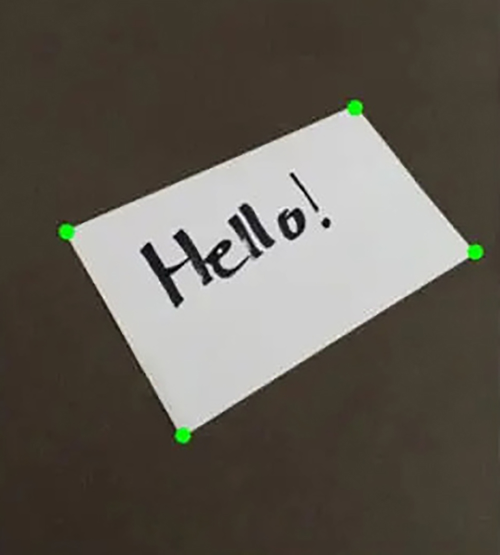
#> input picture image.jpg, 1000 x 1109 px (shown at 1/2 size)
$ python transform_example.py
#> lines starting #> are read from the running program, lines starting #| are printed output that depends on the picture
### fourpointtransform.py
from transform import order_points
import numpy as np
import cv2
def four_point_transform(image, pts):
	# obtain a consistent order of the points and unpack them
	# individually
	rect = order_points(pts)
	(tl, tr, br, bl) = rect
	# compute the width of the new image, which will be the
	# maximum distance between bottom-right and bottom-left
	# x-coordiates or the top-right and top-left x-coordinates
	widthA = np.sqrt(((br[0] - bl[0]) ** 2) + ((br[1] - bl[1]) ** 2))
	widthB = np.sqrt(((tr[0] - tl[0]) ** 2) + ((tr[1] - tl[1]) ** 2))
	maxWidth = max(int(widthA), int(widthB))
	# compute the height of the new image, which will be the
	# maximum distance between the top-right and bottom-right
	# y-coordinates or the top-left and bottom-left y-coordinates
	heightA = np.sqrt(((tr[0] - br[0]) ** 2) + ((tr[1] - br[1]) ** 2))
	heightB = np.sqrt(((tl[0] - bl[0]) ** 2) + ((tl[1] - bl[1]) ** 2))
	maxHeight = max(int(heightA), int(heightB))
	# now that we have the dimensions of the new image, construct
	# the set of destination points to obtain a "birds eye view",
	# (i.e. top-down view) of the image, again specifying points
	# in the top-left, top-right, bottom-right, and bottom-left
	# order
	dst = np.array([
		[0, 0],
		[maxWidth - 1, 0],
		[maxWidth - 1, maxHeight - 1],
		[0, maxHeight - 1]], dtype = "float32")
	# compute the perspective transform matrix and then apply it
	M = cv2.getPerspectiveTransform(rect, dst)
	warped = cv2.warpPerspective(image, M, (maxWidth, maxHeight))
	# return the warped image
	return warped

### transform.py
# import the necessary packages
import numpy as np
import cv2
def order_points(pts):
	# initialzie a list of coordinates that will be ordered
	# such that the first entry in the list is the top-left,
	# the second entry is the top-right, the third is the
	# bottom-right, and the fourth is the bottom-left
	rect = np.zeros((4, 2), dtype = "float32")
	# the top-left point will have the smallest sum, whereas
	# the bottom-right point will have the largest sum
	s = pts.sum(axis = 1)
	rect[0] = pts[np.argmin(s)]
	rect[2] = pts[np.argmax(s)]
	# now, compute the difference between the points, the
	# top-right point will have the smallest difference,
	# whereas the bottom-left will have the largest difference
	diff = np.diff(pts, axis = 1)
	rect[1] = pts[np.argmin(diff)]
	rect[3] = pts[np.argmax(diff)]
	# return the ordered coordinates

	return rect

### transform_example.py
import cv2
import numpy as np
from fourpointtransform import four_point_transform

# Define the four points
points = [(120, 460), (710, 220), (950, 500), (360, 820)]

# Convert the points to a NumPy array
pts = np.array(points, dtype="float32")

# Reshape the points to be a list of (x, y) pairs
pts = pts.reshape(-1, 2)

# Load the image
image = cv2.imread("image.jpg")
#> image is the input picture: shape (1109, 1000, 3); mean B, G, R 82.8, 91.7, 97

# Apply the four-point transform to obtain a "bird's-eye view" of the image
warped = four_point_transform(image, pts)
#> in four_point_transform, `warped = cv2.warpPerspective(image, M, (maxWidth, maxHeight))`:
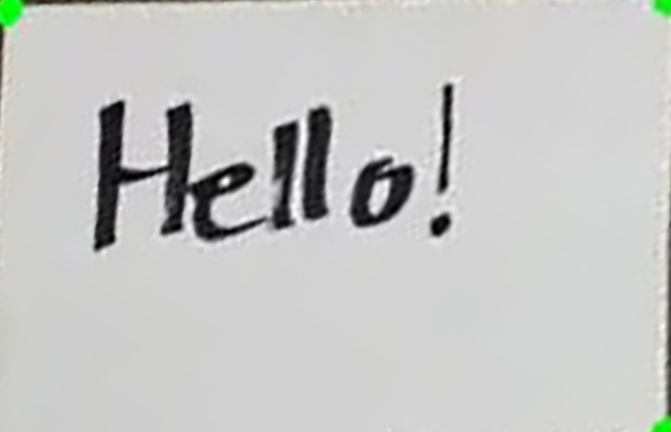
#> warped: shape (432, 671, 3); mean B, G, R 197, 198.6, 197.7

# Show the original and warped images
cv2.imshow("Original", image)
cv2.imshow("Warped", warped)
cv2.waitKey(0)
cv2.destroyAllWindows()
